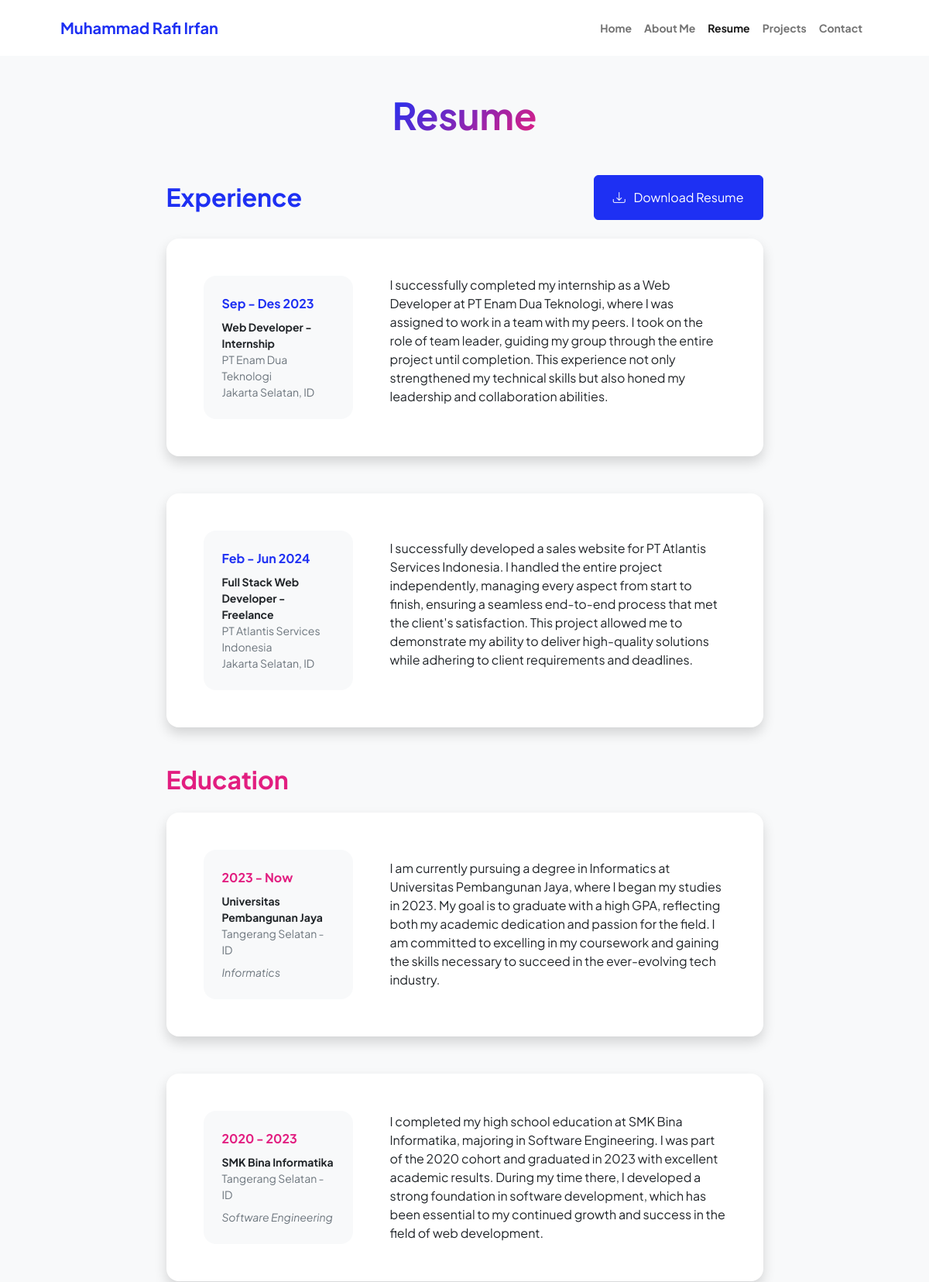
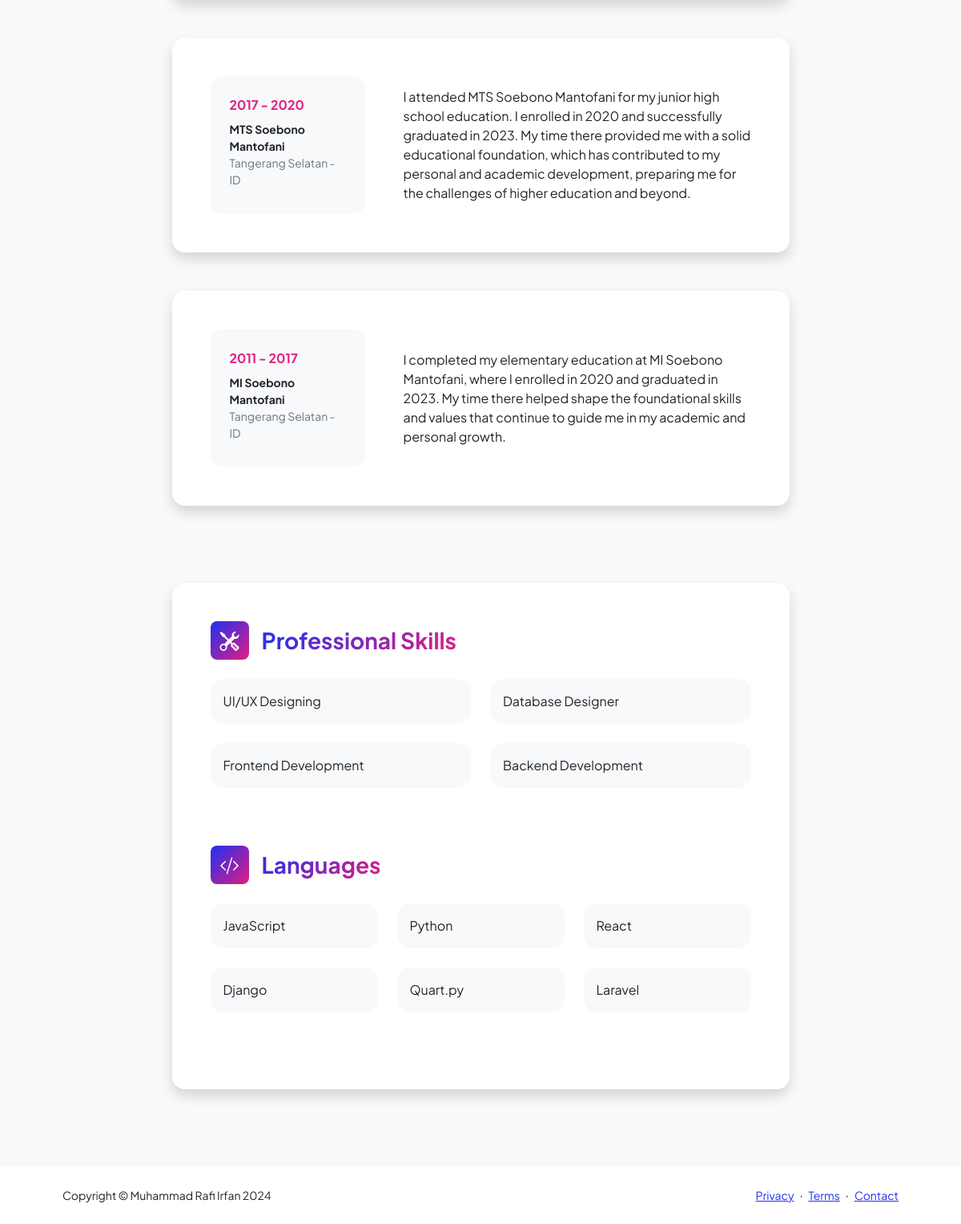
Screenshot of /resume.php with the database file from the repository (2 pictures, top to bottom).
### tables this page shows
CREATE TABLE `experience` (
  `id` int NOT NULL,
  `date` varchar(100) NOT NULL,
  `position` varchar(255) NOT NULL,
  `company` varchar(255) NOT NULL,
  `location` varchar(100) NOT NULL,
  `description` text NOT NULL
);

CREATE TABLE `education` (
  `id` int NOT NULL,
  `date` varchar(100) NOT NULL,
  `institution` varchar(255) NOT NULL,
  `location` varchar(100) NOT NULL,
  `jurusan` varchar(100) DEFAULT NULL,
  `description` text NOT NULL
);

CREATE TABLE `skills` (
  `id` int NOT NULL,
  `name` varchar(100) NOT NULL
);

CREATE TABLE `language` (
  `id` int NOT NULL,
  `name` varchar(100) NOT NULL
);

### resume.php (the view, shortened to what this page needs)
<?php
include 'conn.php';
?>
<!DOCTYPE html>
<html lang="en">
<head>
    <link rel="stylesheet" href="https://cdn.jsdelivr.net/npm/bootstrap-icons@1.11.3/font/bootstrap-icons.min.css">
    <link href="css/styles.css" rel="stylesheet" />
</head>
<body class="d-flex flex-column h-100 bg-light">
    <main class="flex-shrink-0">
        <nav class="navbar navbar-expand-lg navbar-light bg-white py-3">
            <div class="container px-5">
                <a class="navbar-brand" href="index.php"><span class="fw-bolder text-primary">Muhammad Rafi
                        Irfan</span></a>
                <div class="collapse navbar-collapse" id="navbarSupportedContent">
                    <ul class="navbar-nav ms-auto mb-2 mb-lg-0 small fw-bolder">
                        <li class="nav-item"><a class="nav-link" href="index.php">Home</a></li>
                        <li class="nav-item"><a class="nav-link" href="about.php">About Me</a></li>
                        <li class="nav-item"><a class="nav-link active" href="resume.php">Resume</a></li>
                        <li class="nav-item"><a class="nav-link" href="projects.php">Projects</a></li>
                        <li class="nav-item"><a class="nav-link" href="contact.php">Contact</a></li>
                    </ul>
                </div>
            </div>
        </nav>
        <div class="container px-5 my-5">
            <div class="text-center mb-5">
                <h1 class="display-5 fw-bolder mb-0"><span class="text-gradient d-inline">Resume</span></h1>
            </div>
            <div class="row gx-5 justify-content-center">
                <div class="col-lg-11 col-xl-9 col-xxl-8">
                    <section>
                        <div class="d-flex align-items-center justify-content-between mb-4">
                            <h2 class="text-primary fw-bolder mb-0">Experience</h2>
                            <a class="btn btn-primary px-4 py-3" href="#!">
                                <div class="d-inline-block bi bi-download me-2"></div>
                                Download Resume
                            </a>
                        </div>
                        <?php
                        $sql1 = "SELECT `date`, `position`, `company`, `location`, `description` FROM experience";
                        $result1 = $conn->query($sql1);
                        while ($row = $result1->fetch_assoc()) {
                        ?>
                            <div class='card shadow border-0 rounded-4 mb-5'>
                                <div class='card-body p-5'>
                                    <div class='row align-items-center gx-5'>
                                        <div class='col text-center text-lg-start mb-4 mb-lg-0'>
                                            <div class='bg-light p-4 rounded-4'>
                                                <div class='text-primary fw-bolder mb-2'><?php echo $row["date"]; ?></div>
                                                <div class='small fw-bolder'><?php echo $row["position"] ?></div>
                                                <div class='small text-muted'><?php echo $row["company"] ?></div>
                                                <div class='small text-muted'><?php echo $row["location"] ?></div>
                                            </div>
                                        </div>
                                        <div class='col-lg-8'>
                                            <p><?php echo $row["description"]; ?></p>
                                        </div>
                                    </div>
                                </div>
                            </div>
                        <?php
                        }
                        ?>
                    </section>
                    <section>
                        <h2 class="text-secondary fw-bolder mb-4">Education</h2>
                        <?php
                        $sql2 = "SELECT `date`, `institution`, `location`, `jurusan`, `description` FROM education";
                        $result2 = $conn->query($sql2);
                        while ($row = $result2->fetch_assoc()) {
                        ?>
                            <div class="card shadow border-0 rounded-4 mb-5">
                                <div class="card-body p-5">
                                    <div class="row align-items-center gx-5">
                                        <div class="col text-center text-lg-start mb-4 mb-lg-0">
                                            <div class="bg-light p-4 rounded-4">
                                                <div class="text-secondary fw-bolder mb-2"><?php echo $row["date"] ?></div>
                                                <div class="mb-2">
                                                    <div class="small fw-bolder"><?php echo $row["institution"] ?></div>
                                                    <div class="small text-muted"><?php echo $row["location"] ?></div>
                                                </div>
                                                <div class="fst-italic">
                                                    <div class="small text-muted"><?php echo $row["jurusan"] ?></div>
                                                </div>
                                            </div>
                                        </div>
                                        <div class="col-lg-8">
                                            <div><?php echo $row["description"] ?></div>
                                        </div>
                                    </div>
                                </div>
                            </div>
                        <?php
                        }
                        ?>
                    </section>
                    <div class="pb-5"></div>
                    <section>
                        <div class="card shadow border-0 rounded-4 mb-5">
                            <div class="card-body p-5">
                                <div class="mb-5">
                                    <div class="d-flex align-items-center mb-4">
                                        <div
                                            class="feature bg-primary bg-gradient-primary-to-secondary text-white rounded-3 me-3">
                                            <i class="bi bi-tools"></i>
                                        </div>
                                        <h3 class="fw-bolder mb-0"><span class="text-gradient d-inline">Professional
                                                Skills</span></h3>
                                    </div>
                                    <div class="row row-cols-2 row-cols-md-2">
                                        <?php
                                        $sql3 = "SELECT `name` FROM skills";
                                        $result3 = $conn->query($sql3);
                                        while ($row = $result3->fetch_assoc()) {
                                        ?>
                                            <div class="col mb-4 mb-md-4">
                                                <div class="d-flex align-items-center bg-light rounded-4 p-3 h-100"><?php echo $row["name"] ?></div>
                                            </div>
                                        <?php
                                        }
                                        ?>
                                    </div>
                                </div>
                                <div class="mb-0">
                                    <div class="d-flex align-items-center mb-4">
                                        <div
                                            class="feature bg-primary bg-gradient-primary-to-secondary text-white rounded-3 me-3">
                                            <i class="bi bi-code-slash"></i>
                                        </div>
                                        <h3 class="fw-bolder mb-0"><span class="text-gradient d-inline">Languages</span>
                                        </h3>
                                    </div>
                                    <div class="row row-cols-1 row-cols-md-3 mb-4">
                                        <?php
                                        $sql4 = "SELECT `name` FROM language";
                                        $result4 = $conn->query($sql4);
                                        while ($row = $result4->fetch_assoc()) {
                                        ?>
                                            <div class="col mb-4 mb-md-4">
                                                <div class="d-flex align-items-center bg-light rounded-4 p-3 h-100"><?php echo $row["name"]; ?></div>
                                            </div>
                                        <?php
                                        }
                                        ?>
                                    </div>
                                </div>
                            </div>
                    </section>
                </div>
            </div>
        </div>
    </main>
    <footer class="bg-white py-4 mt-auto">
        <div class="container px-5">
            <div class="row align-items-center justify-content-between flex-column flex-sm-row">
                <div class="col-auto">
                    <div class="small m-0">Copyright &copy; Muhammad Rafi Irfan 2024</div>
                </div>
                <div class="col-auto">
                    <a class="small" href="#!">Privacy</a>
                    <span class="mx-1">&middot;</span>
                    <a class="small" href="#!">Terms</a>
                    <span class="mx-1">&middot;</span>
                    <a class="small" href="contact.php">Contact</a>
                </div>
            </div>
        </div>
    </footer>
</body>
</html>

### rows the page displays
experience: date "Sep - Des 2023", position "Web Developer - Internship", company "PT Enam Dua Teknologi", location "Jakarta Selatan, ID", description "I successfully completed my internship as a Web Developer at PT Enam Dua Teknologi, where I was assigned to work in a team with my peers. I took on the role of team leader, guiding my group through the entire project until completion. This experience not only strengthened my technical skills but also honed my leadership and collaboration abilities."
experience: date "Feb - Jun 2024", position "Full Stack Web Developer - Freelance", company "PT Atlantis Services Indonesia", location "Jakarta Selatan, ID", description "I successfully developed a sales website for PT Atlantis Services Indonesia. I handled the entire project independently, managing every aspect from start to finish, ensuring a seamless end-to-end process that met the client's satisfaction. This project allowed me to demonstrate my ability to deliver high-quality solutions while adhering to client requirements and deadlines."
education: date "2023 - Now", institution "Universitas Pembangunan Jaya", location "Tangerang Selatan - ID", jurusan "Informatics", description "I am currently pursuing a degree in Informatics at Universitas Pembangunan Jaya, where I began my studies in 2023. My goal is to graduate with a high GPA, reflecting both my academic dedication and passion for the field. I am committed to excelling in my coursework and gaining the skills necessary to succeed in the ever-evolving tech industry."
education: date "2020 - 2023", institution "SMK Bina Informatika", location "Tangerang Selatan - ID", jurusan "Software Engineering", description "I completed my high school education at SMK Bina Informatika, majoring in Software Engineering. I was part of the 2020 cohort and graduated in 2023 with excellent academic results. During my time there, I developed a strong foundation in software development, which has been essential to my continued growth and success in the field of web development."
education: date "2017 - 2020", institution "MTS Soebono Mantofani", location "Tangerang Selatan - ID", description "I attended MTS Soebono Mantofani for my junior high school education. I enrolled in 2020 and successfully graduated in 2023. My time there provided me with a solid educational foundation, which has contributed to my personal and academic development, preparing me for the challenges of higher education and beyond."
education: date "2011 - 2017", institution "MI Soebono Mantofani", location "Tangerang Selatan - ID", description "I completed my elementary education at MI Soebono Mantofani, where I enrolled in 2020 and graduated in 2023. My time there helped shape the foundational skills and values that continue to guide me in my academic and personal growth."
skills: name "UI/UX Designing"
skills: name "Database Designer"
skills: name "Frontend Development"
skills: name "Backend Development"
language: name "JavaScript"
language: name "Python"
language: name "React"
language: name "Django"
language: name "Quart.py"
language: name "Laravel"
